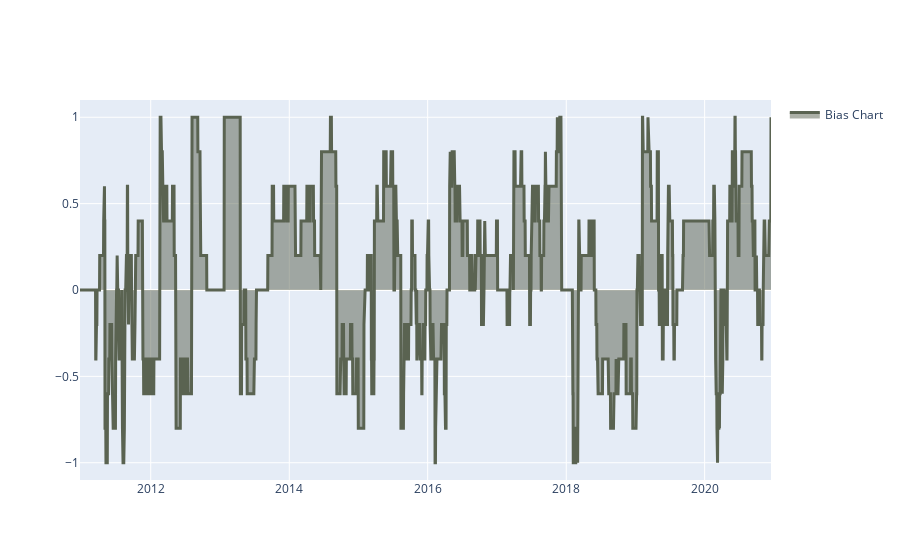

The code cell stored with this chart in its notebook:
### Code cell
# show bias chart:
biaschart = stat.to_pandas()["bias"]
qngraph.make_plot_filled(biaschart.index, biaschart, color="#5A6351", name="Bias Chart")

### Figure 1 — Plotly figure (JSON) as saved in the notebook; plotly's stock layout.template omitted (floating-point values rounded to 4 significant figures; data arrays with more than 128 entries replaced by an {"elided": "..."} marker saying what was removed)
{"data": [{"fill": "tonexty", "line": {"color": "#5A6351", "width": 3}, "name": "Bias Chart", "type": "scatter", "x": {"elided": "2580 str values"}, "y": {"elided": "2580 float values"}}], "layout": {"showlegend": true, "yaxis": {"range": [-1.1, 1.1]}}}
